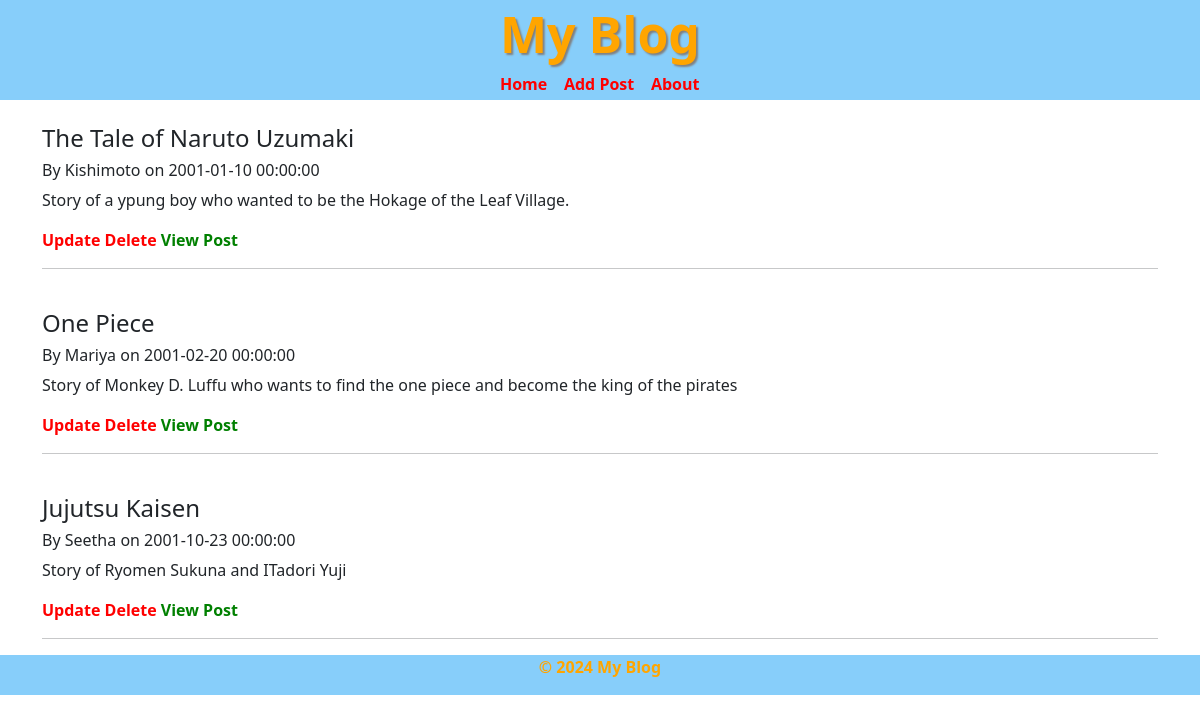
The page / on the database its author committed.
### models.py (models this page shows, shortened)
class Post(db.Model):
    id = db.Column(db.Integer , primary_key = True)
    author= db.Column(db.String(100),nullable=False)
    title= db.Column(db.String(100),nullable=False)
    content= db.Column(db.Text,nullable=False)
    date_posted=db.Column(db.DateTime,nullable=False , default=datetime.utcnow)

### app.py (the view)
@app.route('/')                                     # for home page
def home():
    posts=Post.query.all()
    return render_template('home.html',posts=posts)

### templates/home.html (shortened to what this page needs)
{% extends 'base.html' %}
{% block content %}
{% for post in posts %}
<br>
<h4>{{ post.title }}</h4>
<h6>By {{ post.author }} on {{ post.date_posted }}</h6>
<p>{{ post.content }}</p>
<a href="{{ url_for('edit_post', id=post.id) }}">Update</a>
<a href="{{ url_for('delete_post', id=post.id) }}">Delete</a>
<a href="{{ url_for('post_details', id=post.id)}}" style="color: green;">View Post</a>
<hr>
{% endfor %}
{% endblock %}

### templates/base.html (shortened to what this page needs)
<!DOCTYPE html>
<html lang="en">
<head>
    <link href="https://cdn.jsdelivr.net/npm/bootstrap@5.3.3/dist/css/bootstrap.min.css" rel="stylesheet">
    <link rel="stylesheet" type="text/css" href="{{ url_for('static', filename='style.css') }}">
</head>
<body>
    <header>
            <div class="headr">
                <h1>My Blog</h1>
                <nav>
                    <a href="{{ url_for('home') }}">Home</a>&nbsp;&nbsp;&nbsp;
                    <a href="{{ url_for('add_post') }}">Add Post</a>&nbsp;&nbsp;&nbsp;
                    <a href="{{ url_for('about')}}">About</a>
                </nav>
            </div>
        </header>
    <div class="container">
        <main>
            {% block content %} {% endblock %}
        </main>
    </div>
        <footer>
            <p style="color: orange; font-weight: bold;">&copy; 2024 My Blog</p>
        </footer>
</body>
</html>

### static/style.css (style rules this page uses)
header { background-color: lightskyblue; display: flex; justify-content: center; align-items: center; height: 100px; width: 100%; }
footer { background-color: lightskyblue; display: flex; justify-content: center; align-items: center; position: relative; bottom: 0; width: 100%; }
h1 { color: orange; font-weight: bold; font-size: 50px; text-shadow: 2px 2px 2px gray; }
a { color: red; font-weight: bold; text-decoration: none; transition: color 0.3s ease; }

### rows shown on the page
Post: title "The Tale of Naruto Uzumaki", author "Kishimoto", date_posted "2001-01-10 00:00:00", content "Story of a ypung boy who wanted to be the Hokage of the Leaf Village."
Post: title "One Piece", author "Mariya", date_posted "2001-02-20 00:00:00", content "Story of Monkey D. Luffu who wants to find the one piece and become the king of the pirates"
Post: title "Jujutsu Kaisen", author "Seetha", date_posted "2001-10-23 00:00:00", content "Story of Ryomen Sukuna and ITadori Yuji"
